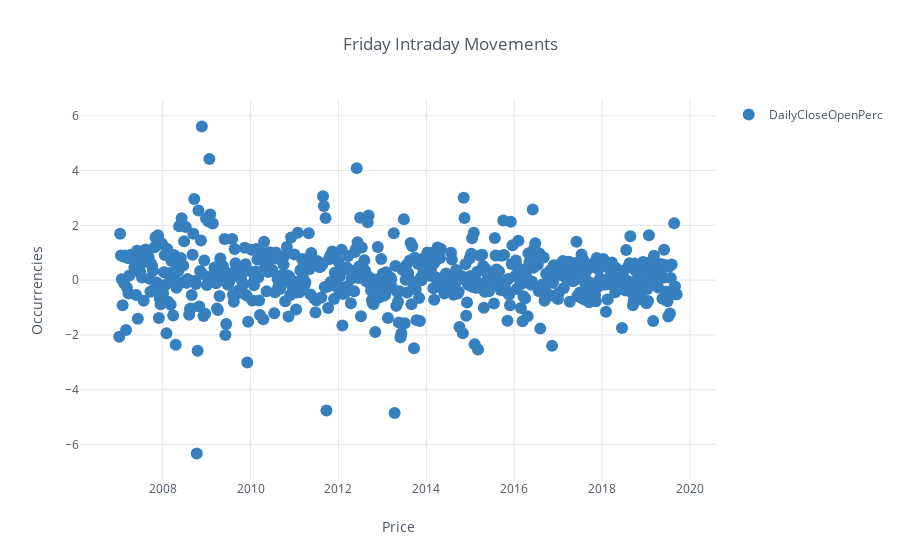

Notebook source saved alongside this figure:
### Code cell
a = daily[(daily["DOW"] == 4)]

a.DailyCloseOpenPerc.iplot(kind='scatter', mode = "markers", color = "blue", theme='white', showlegend = True,
                           title = "Friday Intraday Movements", xTitle = "Price", yTitle = "Occurrencies")

### Figure 1 — Plotly figure (JSON) as saved in the notebook; plotly's stock layout.template omitted (floating-point values rounded to 4 significant figures; data arrays with more than 128 entries replaced by an {"elided": "..."} marker saying what was removed)
{"data": [{"line": {"color": "rgba(55, 128, 191, 1.0)", "dash": "solid", "shape": "linear", "width": 1.3}, "marker": {"size": 12, "symbol": "circle"}, "mode": "markers", "name": "DailyCloseOpenPerc", "text": "", "type": "scatter", "uid": "9b2e4469-eeb4-49a5-83c0-7da57a48d54d", "x": {"elided": "645 str values"}, "y": {"elided": "645 float values"}}], "layout": {"legend": {"bgcolor": "#FFFFFF", "font": {"color": "#4D5663"}}, "paper_bgcolor": "#FFFFFF", "plot_bgcolor": "#FFFFFF", "showlegend": true, "title": {"font": {"color": "#4D5663"}, "text": "Friday Intraday Movements"}, "xaxis": {"gridcolor": "#E1E5ED", "showgrid": true, "tickfont": {"color": "#4D5663"}, "title": {"font": {"color": "#4D5663"}, "text": "Price"}, "zerolinecolor": "#E1E5ED"}, "yaxis": {"gridcolor": "#E1E5ED", "showgrid": true, "tickfont": {"color": "#4D5663"}, "title": {"font": {"color": "#4D5663"}, "text": "Occurrencies"}, "zerolinecolor": "#E1E5ED"}}}
